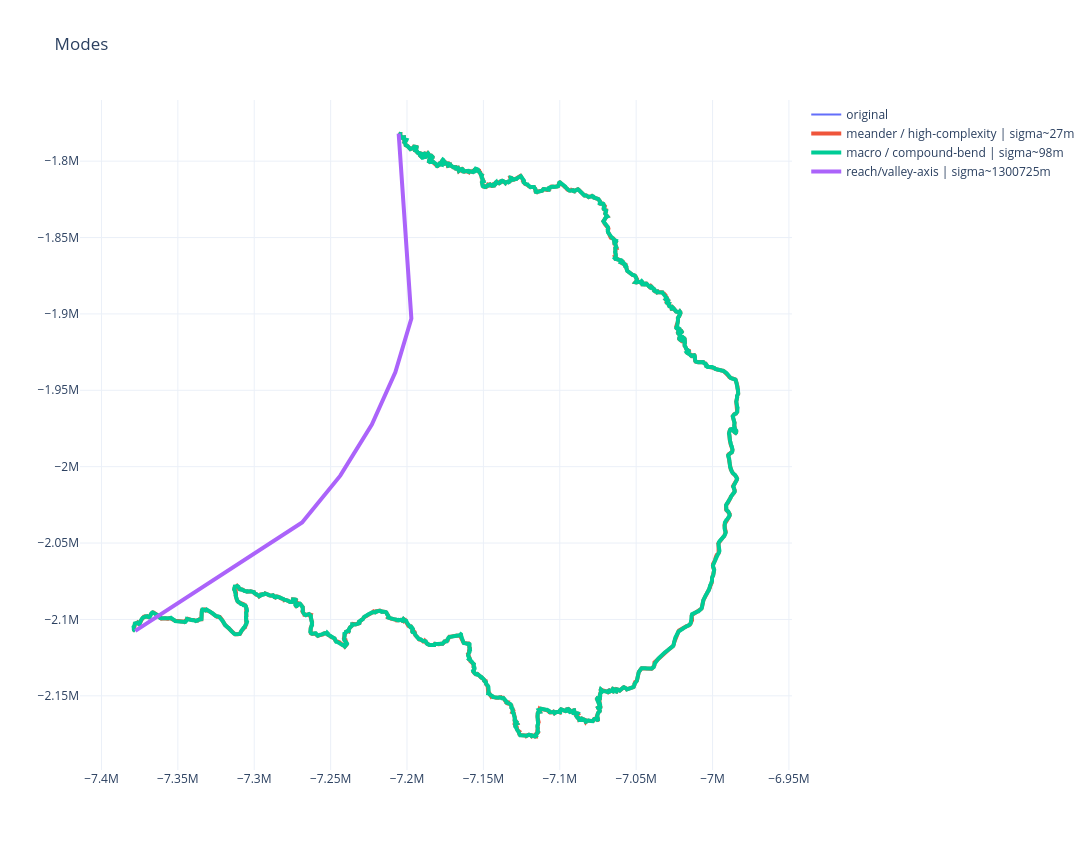

Notebook cell for this chart:
### Code cell
plot_labels = [
    f"{lbl} | sigma~{sig:.0f}m"
    for lbl, sig in zip(result["threshold_mode_labels"], result["threshold_mode_sigmas"])
]
fig = sp.plot_modes_plotly(
    result["ls_equal"],
    result["threshold_modes"],
    labels=plot_labels,
    show=False,
)
fig.show()

### Figure 1 — Plotly figure (JSON) as saved in the notebook; plotly's stock layout.template omitted (floating-point values rounded to 4 significant figures; data arrays with more than 128 entries replaced by an {"elided": "..."} marker saying what was removed)
{"data": [{"line": {"width": 2}, "mode": "lines", "name": "original", "type": "scatter", "x": {"elided": "137079 float values"}, "y": {"elided": "137079 float values"}}, {"line": {"width": 4}, "mode": "lines", "name": "meander / high-complexity | sigma~27m", "type": "scatter", "x": {"elided": "6149 float values"}, "y": {"elided": "6149 float values"}}, {"line": {"width": 4}, "mode": "lines", "name": "macro / compound-bend | sigma~98m", "type": "scatter", "x": {"elided": "4166 float values"}, "y": {"elided": "4166 float values"}}, {"line": {"width": 4}, "mode": "lines", "name": "reach/valley-axis | sigma~1300725m", "type": "scatter", "x": [-7205000.0, -7197000.0, -7208000.0, -7223000.0, -7244000.0, -7269000.0, -7378000.0], "y": [-1782000.0, -1903000.0, -1938000.0, -1972000.0, -2006000.0, -2037000.0, -2107000.0]}], "layout": {"height": 850, "legend": {"title": {}}, "title": {"text": "Modes"}, "width": 1300, "yaxis": {"scaleanchor": "x", "scaleratio": 1}}}
